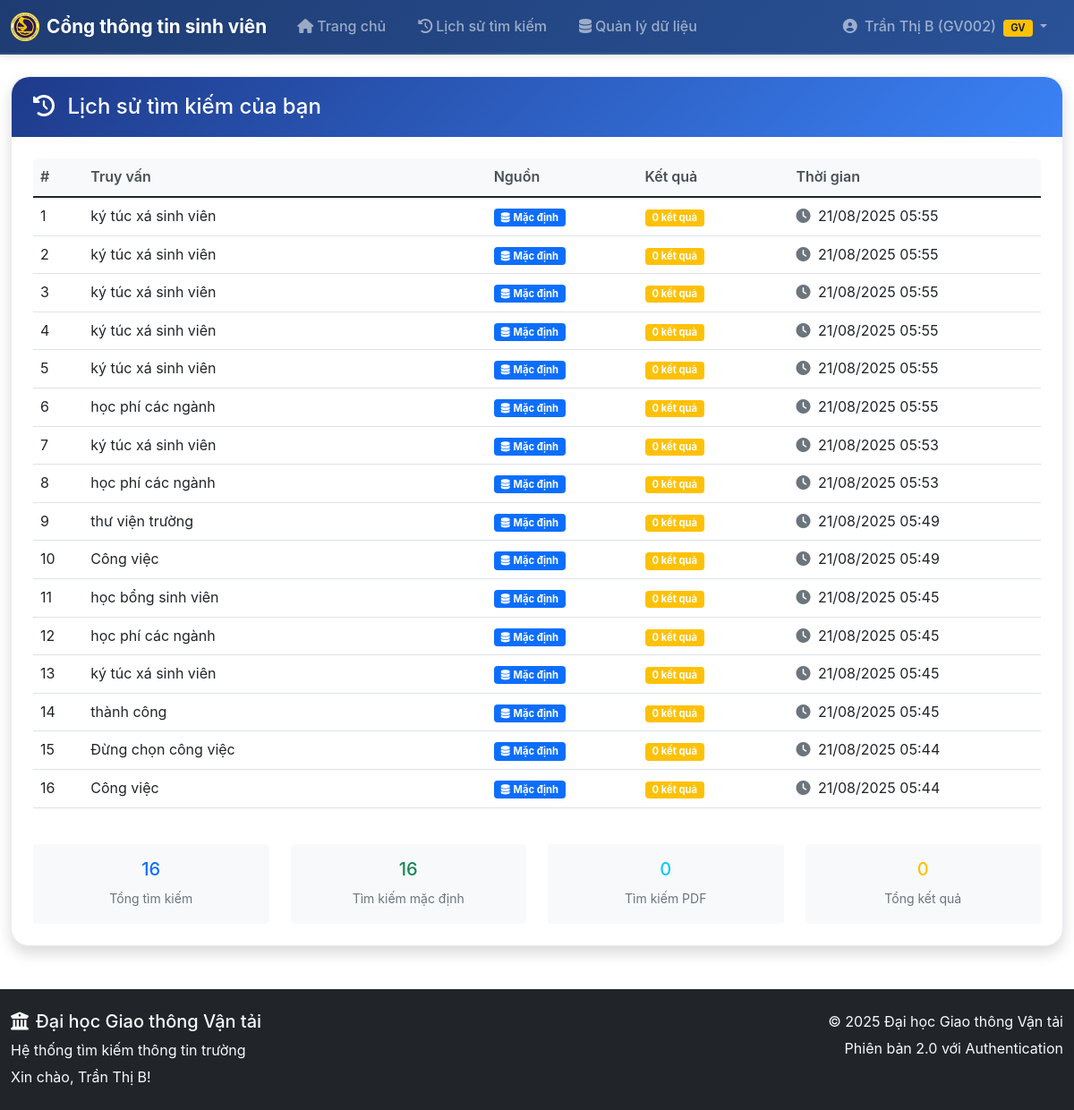
Page /search_history (signed in) on the committed database.
### models.py (models this page shows, shortened)
class User(UserMixin, db.Model):
    id = db.Column(db.Integer, primary_key=True)
    username = db.Column(db.String(80), unique=True, nullable=False)
    email = db.Column(db.String(120), unique=True, nullable=False)
    password_hash = db.Column(db.String(255), nullable=False)
    full_name = db.Column(db.String(100), nullable=False)
    role = db.Column(db.String(20), nullable=False, default='teacher')
    teacher_id = db.Column(db.String(20), unique=True, nullable=True)  # Mã giáo viên
    department = db.Column(db.String(100), nullable=True)  # Khoa/Bộ môn
    position = db.Column(db.String(50), nullable=True)  # Chức vụ
    is_active = db.Column(db.Boolean, default=True, nullable=False)
    approval_status = db.Column(db.String(20), default='approved', nullable=False)  # 'pending', 'approved', 'rejected'
    created_at = db.Column(db.DateTime, default=datetime.utcnow)
    last_login = db.Column(db.DateTime, nullable=True)
    def is_teacher(self):
        return self.role == 'teacher'
    def is_admin(self):
        return self.username == 'admin' or self.role == 'admin'
    def get_display_name(self):
        if self.role == 'teacher' and self.teacher_id:
            return f"{self.full_name} ({self.teacher_id})"
        return self.full_name

class SearchHistory(db.Model):
    id = db.Column(db.Integer, primary_key=True)
    user_id = db.Column(db.Integer, db.ForeignKey('user.id'), nullable=False)
    query = db.Column(db.Text, nullable=False)
    source = db.Column(db.String(20), nullable=False, default='default')  # 'default' hoặc 'pdf'
    results_count = db.Column(db.Integer, nullable=False, default=0)
    search_time = db.Column(db.DateTime, default=datetime.utcnow)
    user = db.relationship('User', backref=db.backref('search_history', lazy=True))

### app.py (the view)
@app.route('/search_history')
@login_required
def search_history():
    page = request.args.get('page', 1, type=int)
    per_page = 20  # số lượng kết quả mỗi trang
    history = (db.session.query(SearchHistory)
               .filter(SearchHistory.user_id == current_user.id)
               .order_by(SearchHistory.search_time.desc())
               .paginate(page=page, per_page=per_page, error_out=False))
    return render_template('search_history.html', history=history)

### app.py (called while the page is built)
@login_manager.user_loader
def load_user(user_id):
    return db.session.get(User, int(user_id))

### templates/search_history.html (shortened to what this page needs)
{% extends "base.html" %}
{% block content %}
<div class="row">
    <div class="col-12">
        <div class="card shadow">
            <div class="card-header bg-info text-white">
                <h4 class="mb-0">
                    <i class="fas fa-history me-2"></i>
                    Lịch sử tìm kiếm của bạn
                </h4>
            </div>
            <div class="card-body">
                {% if history.items %}
                    <div class="table-responsive">
                        <table class="table table-hover">
                            <thead class="table-light">
                                <tr>
                                    <th width="5%">#</th>
                                    <th width="40%">Truy vấn</th>
                                    <th width="15%">Nguồn</th>
                                    <th width="15%">Kết quả</th>
                                    <th width="25%">Thời gian</th>
                                </tr>
                            </thead>
                            <tbody>
                                {% for item in history.items %}
                                <tr>
                                    <td>{{ loop.index + (history.page - 1) * history.per_page }}</td>
                                    <td>
                                        <div class="query-text">
                                            {{ item.query }}
                                        </div>
                                    </td>
                                    <td>
                                        {% if item.source == 'pdf' %}
                                            <span class="badge bg-success">
                                                <i class="fas fa-file-pdf me-1"></i>PDF
                                            </span>
                                        {% else %}
                                            <span class="badge bg-primary">
                                                <i class="fas fa-database me-1"></i>Mặc định
                                            </span>
                                        {% endif %}
                                    </td>
                                    <td>
                                        <span class="badge bg-{{ 'success' if item.results_count > 0 else 'warning' }}">
                                            {{ item.results_count }} kết quả
                                        </span>
                                    </td>
                                    <td>
                                        <div class="text-nowrap">
                                            <i class="fas fa-clock me-1 text-muted"></i>
                                            {{ item.search_time.strftime('%d/%m/%Y %H:%M') }}
                                        </div>
                                    </td>
                                </tr>
                                {% endfor %}
                            </tbody>
                        </table>
                    </div>
                    <div class="row mt-4">
                        <div class="col-md-3">
                            <div class="text-center p-3 bg-light rounded">
                                <h5 class="text-primary">{{ history.total }}</h5>
                                <small class="text-muted">Tổng tìm kiếm</small>
                            </div>
                        </div>
                        <div class="col-md-3">
                            <div class="text-center p-3 bg-light rounded">
                                <h5 class="text-success">{{ history.items|selectattr('source', 'eq', 'default')|list|length }}</h5>
                                <small class="text-muted">Tìm kiếm mặc định</small>
                            </div>
                        </div>
                        <div class="col-md-3">
                            <div class="text-center p-3 bg-light rounded">
                                <h5 class="text-info">{{ history.items|selectattr('source', 'eq', 'pdf')|list|length }}</h5>
                                <small class="text-muted">Tìm kiếm PDF</small>
                            </div>
                        </div>
                        <div class="col-md-3">
                            <div class="text-center p-3 bg-light rounded">
                                <h5 class="text-warning">{{ (history.items|map(attribute='results_count')|sum) }}</h5>
                                <small class="text-muted">Tổng kết quả</small>
                            </div>
                        </div>
                    </div>
                {% endif %}
            </div>
        </div>
    </div>
</div>
{% endblock %}

### templates/base.html (shortened to what this page needs)
<!DOCTYPE html>
<html lang="vi">
<head>
    <link href="https://cdn.jsdelivr.net/npm/bootstrap@5.1.3/dist/css/bootstrap.min.css" rel="stylesheet">
    <link rel="stylesheet" href="https://cdnjs.cloudflare.com/ajax/libs/font-awesome/6.0.0/css/all.min.css">
    <link rel="stylesheet" href="{{ url_for('static', filename='css/style.css') }}">
</head>
<body>
    <nav class="navbar navbar-expand-lg navbar-dark" style="background: linear-gradient(135deg, #1e3c72 0%, #2a5298 100%);">
        <div class="container">
            <a class="navbar-brand fw-bold d-flex align-items-center" href="{{ url_for('index') }}">
                <img src="{{ url_for('static', filename='img/logo.png') }}" alt="Logo" width="32" height="32" class="me-2">
                Cổng thông tin sinh viên
            </a>
            <div class="collapse navbar-collapse" id="navbarNav">
                <ul class="navbar-nav me-auto">
                    <li class="nav-item">
                        <a class="nav-link px-3" href="{{ url_for('index') }}">
                            <i class="fas fa-home me-1"></i>Trang chủ
                        </a>
                    </li>
                    {% if current_user.is_authenticated %}
                        <li class="nav-item">
                            <a class="nav-link px-3" href="{{ url_for('search_history') }}">
                                <i class="fas fa-history me-1"></i>Lịch sử tìm kiếm
                            </a>
                        </li>
                        {% if current_user.is_admin() %}
                        <li class="nav-item dropdown">
                            <a class="nav-link dropdown-toggle px-3" href="#" id="adminDropdown" role="button" data-bs-toggle="dropdown">
                                <i class="fas fa-cog me-1"></i>Quản lý
                            </a>
                            <ul class="dropdown-menu">
                                <li><a class="dropdown-item" href="{{ url_for('admin_users') }}">
                                    <i class="fas fa-users me-2"></i>Người dùng
                                </a></li>
                                <li><a class="dropdown-item" href="{{ url_for('admin_teacher_approvals') }}">
                                    <i class="fas fa-user-check me-2"></i>Phê duyệt giáo viên
                                </a></li>
                                <li><a class="dropdown-item" href="{{ url_for('admin_documents') }}">
                                    <i class="fas fa-file-text me-2"></i>Dữ liệu tìm kiếm
                                </a></li>
                            </ul>
                        </li>
                        {% elif current_user.is_authenticated and current_user.is_teacher() %}
                        <li class="nav-item">
                            <a class="nav-link px-3" href="{{ url_for('admin_documents') }}">
                                <i class="fas fa-database me-1"></i>Quản lý dữ liệu
                            </a>
                        </li>
                        {% endif %}
                    {% endif %}
                </ul>
                <ul class="navbar-nav">
                    {% if current_user.is_authenticated %}
                        <li class="nav-item dropdown">
                            <a class="nav-link dropdown-toggle px-3" href="#" id="navbarDropdown" role="button" data-bs-toggle="dropdown">
                                <i class="fas fa-user-circle me-1"></i>
                                {{ current_user.get_display_name() }}
                                {% if current_user.is_authenticated and current_user.is_teacher() %}
                                    <span class="badge bg-warning text-dark ms-1">GV</span>
                                {% endif %}
                            </a>
                        </li>
                    {% endif %}
                </ul>
            </div>
        </div>
    </nav>
    <main class="container mt-4">
        {% block content %}{% endblock %}
    </main>
    <footer class="bg-dark text-light py-4 mt-5">
        <div class="container">
            <div class="row">
                <div class="col-md-6">
                    <h5><i class="fas fa-university me-2"></i>Đại học Giao thông Vận tải</h5>
                    <p class="mb-1">Hệ thống tìm kiếm thông tin trường</p>
                    <p class="mb-0">
                        {% if current_user.is_authenticated %}
                            Xin chào, {{ current_user.full_name }}!
                        {% else %}
                            Tìm kiếm mở cho tất cả mọi người - Không cần đăng nhập
                        {% endif %}
                    </p>
                </div>
                <div class="col-md-6 text-md-end">
                    <p class="mb-1">© 2025 Đại học Giao thông Vận tải</p>
                    <p class="mb-0">Phiên bản 2.0 với Authentication</p>
                </div>
            </div>
        </div>
    </footer>
</body>
</html>

### static/css/style.css (style rules this page uses)
:root { --utc-primary: #1e3a8a; --utc-secondary: #3b82f6; --utc-accent: #fbbf24; --utc-white: #ffffff; --utc-light-gray: #f8fafc; --utc-dark-gray: #334155; --utc-text: #1e293b; }
body { background-color: var(--utc-white); font-family: 'Inter', 'Segoe UI', Tahoma, Geneva, Verdana, sans-serif; color: var(--utc-text); line-height: 1.6; }
.card { border: 1px solid rgba(30, 58, 138, 0.1); border-radius: 20px; background: var(--utc-white); transition: all 0.3s ease; box-shadow: 0 4px 20px rgba(30, 58, 138, 0.08); }
.card-header { border-radius: 20px 20px 0 0 !important; font-weight: 600; background: linear-gradient(135deg, var(--utc-primary), var(--utc-secondary)) !important; color: white !important; border: none !important; padding: 1.2rem 1.5rem; }
.card-body { padding: 1.5rem; }
.container { max-width: 1200px; }

### templates/search_history.html (style rules this page uses)
.query-text { max-width: 300px; white-space: nowrap; overflow: hidden; text-overflow: ellipsis; cursor: pointer; }
.table-responsive { border-radius: 0.375rem; }
.table th { border-top: none; font-weight: 600; color: #495057; }

### templates/base.html (style rules this page uses)
.navbar { box-shadow: 0 2px 10px rgba(0,0,0,0.1); border-bottom: 2px solid rgba(255,255,255,0.1); }
.navbar-nav .nav-link { font-weight: 500; transition: all 0.3s ease; border-radius: 6px; margin: 0 2px; }
.navbar-brand { font-size: 1.3rem; text-shadow: 1px 1px 2px rgba(0,0,0,0.1); }
.badge { font-size: 0.7rem; padding: 4px 8px; }

### rows in the picture
User: get_display_name "Trần Thị B (GV002)", full_name "Trần Thị B"
SearchHistory: query "ký túc xá sinh viên", source "default" (drawn), results_count "0", search_time "21/08/2025 05:55"
SearchHistory: query "ký túc xá sinh viên", source "default" (drawn), results_count "0", search_time "21/08/2025 05:55"
SearchHistory: query "ký túc xá sinh viên", source "default" (drawn), results_count "0", search_time "21/08/2025 05:55"
SearchHistory: query "ký túc xá sinh viên", source "default" (drawn), results_count "0", search_time "21/08/2025 05:55"
SearchHistory: query "ký túc xá sinh viên", source "default" (drawn), results_count "0", search_time "21/08/2025 05:55"
SearchHistory: query "học phí các ngành", source "default" (drawn), results_count "0", search_time "21/08/2025 05:55"
SearchHistory: query "ký túc xá sinh viên", source "default" (drawn), results_count "0", search_time "21/08/2025 05:53"
SearchHistory: query "học phí các ngành", source "default" (drawn), results_count "0", search_time "21/08/2025 05:53"
SearchHistory: query "thư viện trường", source "default" (drawn), results_count "0", search_time "21/08/2025 05:49"
SearchHistory: query "Công việc", source "default" (drawn), results_count "0", search_time "21/08/2025 05:49"
SearchHistory: query "học bổng sinh viên", source "default" (drawn), results_count "0", search_time "21/08/2025 05:45"
SearchHistory: query "học phí các ngành", source "default" (drawn), results_count "0", search_time "21/08/2025 05:45"
SearchHistory: query "ký túc xá sinh viên", source "default" (drawn), results_count "0", search_time "21/08/2025 05:45"
SearchHistory: query "thành công", source "default" (drawn), results_count "0", search_time "21/08/2025 05:45"
SearchHistory: query "Đừng chọn công việc", source "default" (drawn), results_count "0", search_time "21/08/2025 05:44"
SearchHistory: query "Công việc", source "default" (drawn), results_count "0", search_time "21/08/2025 05:44"

### other values in the picture
{{ history.total }} "16"
{{ history.items|selectattr('source', 'eq', 'default')|list|length }} "16"
{{ history.items|selectattr('source', 'eq', 'pdf')|list|length }} "0"
{{ (history.items|map(attribute='results_count')|sum) }} "0"
